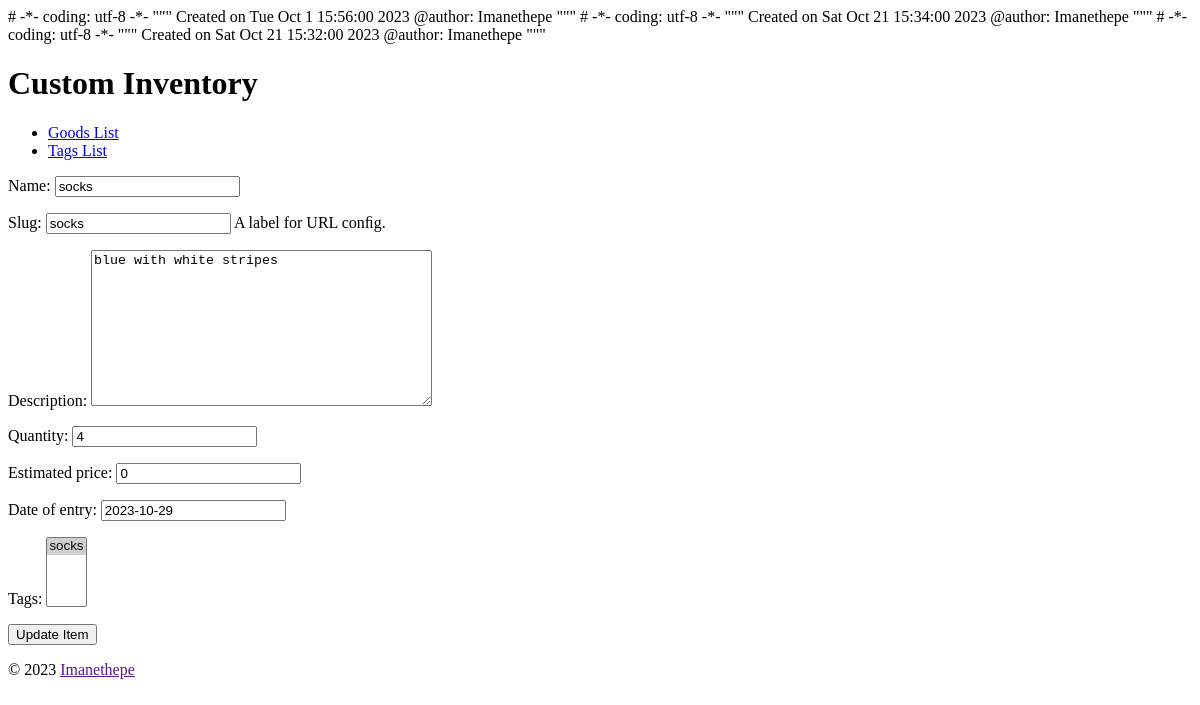
Before: /item/update/socks/ with the older database file.
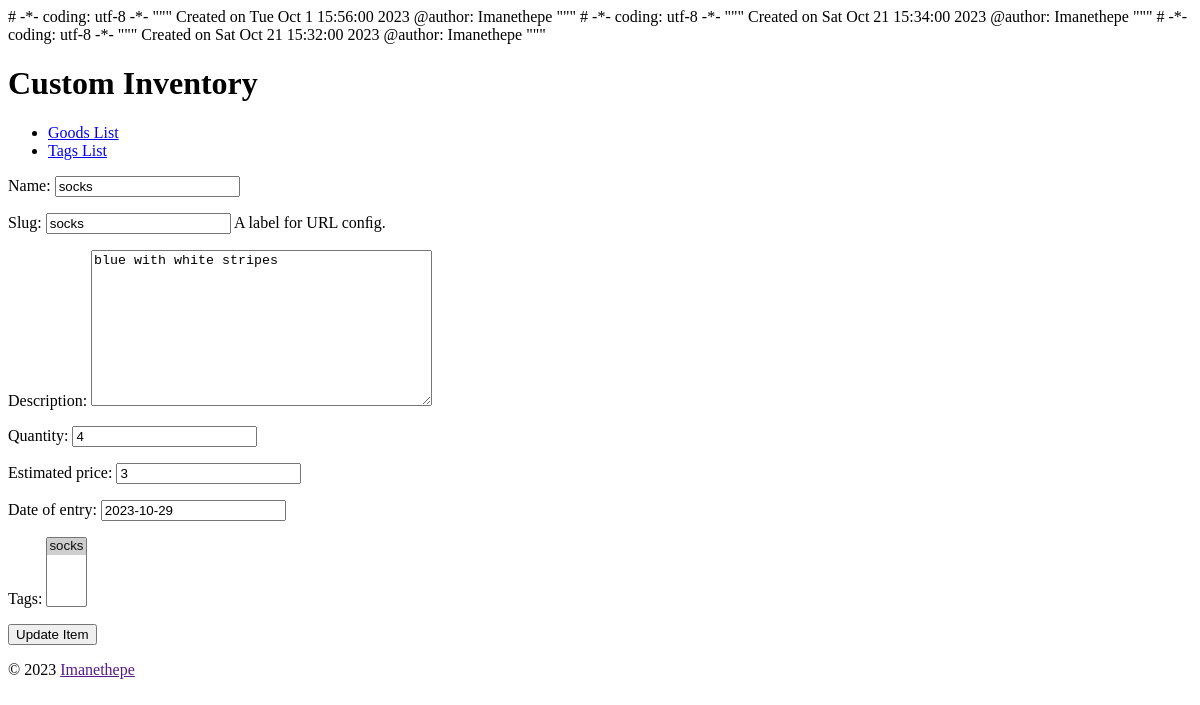
After: the same page with the newer database file.
### goods/models.py (models this page shows, shortened)
class Item(models.Model):
    name = models.CharField(
        max_length=31, db_index=True)
    slug = models.SlugField(
         max_length=31,
         unique=True,
         help_text='A label for URL conﬁg.')
    description = models.TextField()
    quantity = models.IntegerField(default=0)
    estimated_price = models.IntegerField(default=0)
    entry_date = models.DateField(
        'date of entry')
    tags = models.ManyToManyField(Tag, blank=True)
    class Meta:
        ordering = ['name']
        get_latest_by = 'entry_date'
    def get_update_url(self):
        return reverse(
            'goods_item_update', kwargs={'slug': self.slug})

class Tag(models.Model):
    name = models.CharField(
        max_length=31, unique=True)
    slug = models.SlugField(
        max_length=31,
        unique=True,
        help_text='A label for URL conﬁg.')
    class Meta:
        ordering = ['name']
    def __str__(self):
        return self.name

### goods/views.py (the view)
class ItemUpdate(ObjectUpdateMixin, View):
    form_class = ItemForm
    model = Item
    template_name = 'goods/item_form_update.html'

### goods/forms.py (shortened to what this page needs)
class ItemForm(
        SlugCleanMixin, forms.ModelForm):
    class Meta:
        model = Item
        ﬁelds = '__all__'

### goods/utils.py (called while the page is built)
    def get(self, request, slug):
        obj = get_object_or_404(
            self.model, slug__iexact=slug)
        context = {
            'form': self.form_class(instance=obj),
            self.model.__name__.lower(): obj,
        }
        return render(
            request, self.template_name, context)

### goods/templates/goods/item_form_update.html (shortened to what this page needs)
{% extends parent_template|default:"goods/base_goods.html" %}
{% block content %}
  <div>
    <div>
     <form
         action="{{ item.get_update_url }}"
         method="post">
       {{ form.as_p }}
       <button type="submit">
         Update Item</button>
     </form>
    </div>
  </div>
{% endblock %}

Changed rows visible on the page:
changed Item "socks": estimated_price "0" → "3"
